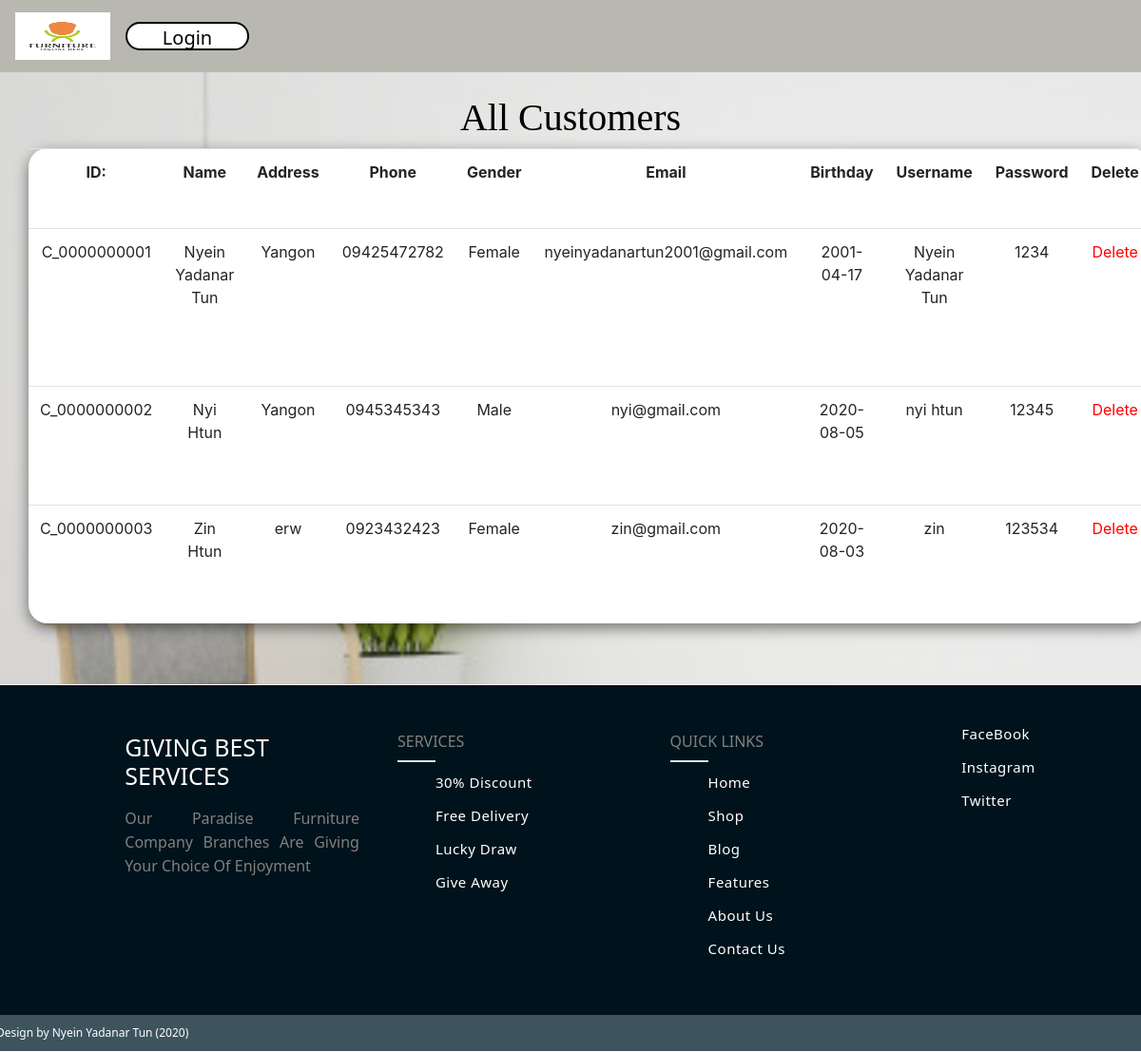
/customer.php?seeall=1, run on the app's committed database.
### tables this page shows
CREATE TABLE `customer` (
  `CustomerID` varchar(50) NOT NULL,
  `Customername` varchar(50) NOT NULL,
  `address` varchar(200) NOT NULL,
  `phNo` varchar(50) NOT NULL,
  `gender` varchar(50) NOT NULL,
  `email` varchar(50) NOT NULL,
  `dateofBirth` varchar(50) NOT NULL,
  `username` varchar(50) NOT NULL,
  `password` varchar(50) NOT NULL
);

### customer.php (the view, shortened to what this page needs)
<!DOCTYPE html>
<html lang="en" dir="ltr">
  <head>
    <link rel="stylesheet" type="text/css" href="css/bootstrap.css">
    <link rel="stylesheet" type="text/css" href="css/formsignin.css">
    <link rel="stylesheet" type="text/css" href="css/formstyle.css">
  </head>
  <body>
  <nav class="navbar navbar-expand-lg  navbar navbar-dark" style="background-color:#b8b8b1;">
      <a  class="navbar-brand" href="#">
        <img src="img/logo.png" width="100" height="50" alt="" loading="lazy">
      </a>
      <div class="collapse navbar-collapse" id="navbarSupportedContent">
        <?php if(!isset($_SESSION['admin'])){?>
        <div class="row">
          <div class="col-md-12">
            <div class="signin">
              <a href="#" data-target="#login-modal" data-toggle="modal" >Login
              </a>
            </div>
          </div>
        </div>
        <?php }?>
      </div>
    </nav>
  </body>
</html>
<?php
$seeall = 0;
include "autoid.php";
?>
<?php
if (isset($_REQUEST['seeall']) || $seeall == 1)
{
?>
<!DOCTYPE html>
<html lang="en">
  <head>
    <link rel="stylesheet" href="css/bootstrap.css" class="css">
    <link rel="stylesheet" href="css/formstyle.css" class="css">
  </head>
  <body>
    <div class="container">
      <br>
      <div class="row text-center">
        <div class="col-md-12">
          <h1 class="h1member">All Customers
          </h1>
        </div>
      </div>
      <div class="row text-center">
        <table style="width:900px; height:500px; overflow-y:auto;background-color:white;"
               class="table table-hover white">
          <tbody>
            <tr>
              <th scope="col"> ID:
              </th>
              <th scope="col">Name
              </th>
              <th scope="col"> Address
              </th>
              <th scope="col"> Phone
              </th>
              <th scope="col">Gender
              </th>
              <th scope="col"> Email
              </th>
              <th scope="col">Birthday
              </th>
              <th scope="col"> Username
              </th>
              <th scope="col"> Password
              </th>
              <th scope="col">Delete
              </th>
            </tr>
            <?php
$query = "SELECT * FROM customer";
$result = mysqli_query($con, $query);
while ($data = mysqli_fetch_array($result))
{
echo "<tr><td scope='row'>" . $data[0] . "</td><td scope='row'>" . $data[1] . "</td><td scope='row'>" . $data[2] . "</td><td scope='row'>" . $data[3] . "</td><td scope='row'>" . $data[4] . "</td>
<td scope='row'>" . $data[5] . "</td><td scope='row'>" . $data[6] . "</td><td scope='row'>" . $data[7] . "</td><td scope='row'>" . $data[8] . "</td><td scope='row'><a href='customer.php?did=" . $data[0] . "' ><font style='color:red;'>Delete</font></td></tr>";
}
?>
          </tbody>
        </table>
      </div>
    </div>
  </body>
</html>
<?php
} ?>
<!DOCTYPE html>
<html lang="en" dir="ltr">
  <head>
    <link rel="stylesheet" type="text/css" href="css/bootstrap.css">
    <link rel="stylesheet" type="text/css" href="css/formsignin.css">
    <link rel="stylesheet" type="text/css" href="css/formstyle.css">
  </head>
  <body>
    <br>
    <br>
    <div class="row">
      <div class="footer">
        <div class="innterfooter">
          <div class="footeritems">
            <h1>Giving Best Services
            </h1>
            <p>Our Paradise Furniture Company Branches Are Giving Your Choice
              Of Enjoyment
            </p>
          </div>
          <div class="footeritems">
            <h2>Services
            </h2>
            <div class="border">
            </div>
            <ul>
              <li>
                <a href="#">30% Discount
                </a>
              </li>
              <li>
                <a href="#">Free Delivery
                </a>
              </li>
              <li>
                <a href="#">Lucky Draw
                </a>
              </li>
              <li>
                <a href="#">Give Away
                </a>
              </li>
            </ul>
          </div>
          <div class="footeritems">
            <h2>Quick Links
            </h2>
            <div class="border">
            </div>
            <ul>
              <li>
                <a href="#">Home
                </a>
              </li>
              <li>
                <a href="#">Shop
                </a>
              </li>
              <li>
                <a href="#">Blog
                </a>
              </li>
              <li>
                <a href="#">Features
                </a>
              </li>
              <li>
                <a href="#">About Us
                </a>
              </li>
              <li>
                <a href="#">Contact Us
                </a>
              </li>
            </ul>
          </div>
          <ul>
            <li>
              <a href="#">FaceBook
              </a>
            </li>
            <li>
              <a href="#">Instagram
              </a>
            </li>
            <li>
              <a href="#">Twitter
              </a>
            </li>
          </ul>
        </div>
        <div class="footerbottom">
          Design by Nyein Yadanar Tun (2020)
        </div>
      </div>
    </div>
  </body>
</html>

### css/formsignin.css (style rules this page uses)
.signin { width: 130px; height: 30px; float: left; background-color: white; border: 2px solid black; border-radius: 20px; text-align: center; }
.signin a { text-decoration: none; font-family: "system-ui"; padding: 20px; font-size: 20px; color: black; }

### css/formstyle.css (style rules this page uses)
body { background-image:url("background2.jpg"); background-size: cover; background-position: cover cover; background-attachment: fixed; }
#ui label,h1 { color:white; font-family: "system-ui"; }
.h1member { color:black; font-family: "system-uis"; }
table { border-radius: 20px; box-shadow: 0 5px 15px rgba(0, 0, 0, .5); width:900px; height:500px; overflow-y:auto;background-color:white; }
.footer { width: 100%; background: #00121b; display: block; border: 1px solid white; }
.innterfooter { width: 95%; margin: auto; padding: 30px 10px; display: flex; flex-wrap: wrap; box-sizing: border-box; justify-content: center; }
.footeritems { width: 25%; padding: 10px 20px; box-sizing: border-box; font-family: "system-ui"; }
.footeritems h1 { padding: 10px 0; font-size: 25px; color: #fff; text-transform: uppercase; font-family: "system-ui"; }
.footeritems p { color: grey; font-size: 16px; text-align: justify; line-height: 25px; font-family: "system-ui"; }
.footeritems h2 { margin: 10px 0; color: grey; font-size: 16px; font-weight: lighter; text-transform: uppercase; font-family: "system-ui"; }
.border { height: 2px; width: 40px; background: #ff9800; }
ul { list-style: none; color: #fff; font-size: 15px; letter-spacing: 0.5px; font-family: "system-ui"; }
ul a { text-decoration: none; outline: none; color: #fff; transition: 0.3s; font-family: "system-ui"; }
ul li { margin: 10px 0; height: 25px; font-family: "system-ui"; }
.footerbottom { padding: 10px; background: #3d545f; color: #fff; font-size: 12px; font-family: "system-ui"; }

### data on the page
customer: CustomerID "C_0000000001", Customername "Nyein Yadanar Tun", address "Yangon", phNo "09425472782", gender "Female", email "nyeinyadanartun2001@gmail.com", dateofBirth "2001-04-17", username "Nyein Yadanar Tun", password "1234"
customer: CustomerID "C_0000000002", Customername "Nyi Htun", address "Yangon", phNo "0945345343", gender "Male", email "nyi@gmail.com", dateofBirth "2020-08-05", username "nyi htun", password "12345"
customer: CustomerID "C_0000000003", Customername "Zin Htun", address "erw", phNo "0923432423", gender "Female", email "zin@gmail.com", dateofBirth "2020-08-03", username "zin", password "123534"
